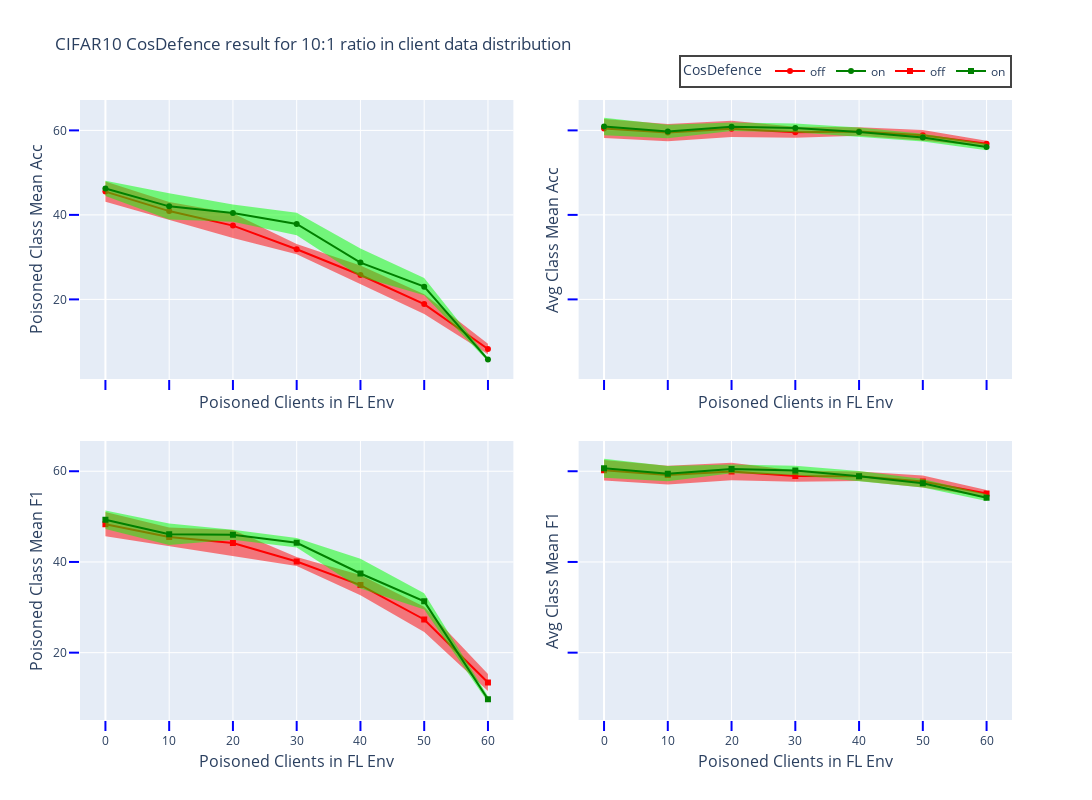

The notebook cell this image was saved under:
### Code cell
summary_file = 'cifar10_r10_results.json'
res_fig_name = summary_file[:-5]
result_data = get_data(json_folder + summary_file)
fig = gen_acc_f1_plot_std("CIFAR10 CosDefence result for 10:1 ratio in client data distribution", result_data, res_fig_name, save_html=False)
fig.show()

### Figure 1 — Plotly figure (JSON) as saved in the notebook; plotly's stock layout.template omitted (floating-point values rounded to 4 significant figures)
{"data": [{"fill": "toself", "fillcolor": "rgba(255, 0, 0, 0.5)", "line": {"color": "rgba(255,255,255,0)"}, "showlegend": false, "type": "scatter", "x": [0, 10, 20, 30, 40, 50, 60, 60, 50, 40, 30, 20, 10, 0], "xaxis": "x", "y": [47.92, 43.05, 40.38, 33.09, 27.99, 21.24, 9.487, 7.01, 16.53, 23.53, 30.66, 34.54, 38.75, 43.11], "yaxis": "y"}, {"line": {"color": "red"}, "mode": "lines+markers", "name": "off", "type": "scatter", "x": [0, 10, 20, 30, 40, 50, 60], "xaxis": "x", "y": [45.51, 40.9, 37.46, 31.88, 25.76, 18.88, 8.249], "yaxis": "y"}, {"fill": "toself", "fillcolor": "rgba(0, 255, 0, 0.5)", "line": {"color": "rgba(255,255,255,0)"}, "showlegend": false, "type": "scatter", "x": [0, 10, 20, 30, 40, 50, 60, 60, 50, 40, 30, 20, 10, 0], "xaxis": "x", "y": [48.07, 45.12, 42.49, 40.49, 32.04, 25.07, 6.156, 5.348, 20.97, 25.37, 35.21, 38.38, 38.93, 44.46], "yaxis": "y"}, {"line": {"color": "green"}, "mode": "lines+markers", "name": "on", "type": "scatter", "x": [0, 10, 20, 30, 40, 50, 60], "xaxis": "x", "y": [46.27, 42.02, 40.44, 37.85, 28.71, 23.02, 5.752], "yaxis": "y"}, {"fill": "toself", "fillcolor": "rgba(255, 0, 0, 0.5)", "line": {"color": "rgba(255,255,255,0)"}, "showlegend": false, "type": "scatter", "x": [0, 10, 20, 30, 40, 50, 60, 60, 50, 40, 30, 20, 10, 0], "xaxis": "x2", "y": [62.72, 61.54, 62.28, 60.88, 60.72, 60.11, 57.56, 56.14, 57.61, 58.75, 58.25, 58.46, 57.43, 58.23], "yaxis": "y2"}, {"line": {"color": "red"}, "mode": "lines+markers", "showlegend": false, "type": "scatter", "x": [0, 10, 20, 30, 40, 50, 60], "xaxis": "x2", "y": [60.47, 59.49, 60.37, 59.57, 59.73, 58.86, 56.85], "yaxis": "y2"}, {"fill": "toself", "fillcolor": "rgba(0, 255, 0, 0.5)", "line": {"color": "rgba(255,255,255,0)"}, "showlegend": false, "type": "scatter", "x": [0, 10, 20, 30, 40, 50, 60, 60, 50, 40, 30, 20, 10, 0], "xaxis": "x2", "y": [63.0, 61.33, 61.85, 61.63, 60.71, 59.21, 56.86, 55.3, 57.4, 58.5, 59.54, 59.84, 58.16, 58.85], "yaxis": "y2"}, {"line": {"color": "green"}, "mode": "lines+markers", "showlegend": false, "type": "scatter", "x": [0, 10, 20, 30, 40, 50, 60], "xaxis": "x2", "y": [60.93, 59.74, 60.85, 60.59, 59.6, 58.3, 56.08], "yaxis": "y2"}, {"fill": "toself", "fillcolor": "rgba(255, 0, 0, 0.5)", "line": {"color": "rgba(255,255,255,0)"}, "showlegend": false, "type": "scatter", "x": [0, 10, 20, 30, 40, 50, 60, 60, 50, 40, 30, 20, 10, 0], "xaxis": "x3", "y": [50.99, 47.57, 47.05, 41.07, 37.15, 30.12, 15.29, 11.53, 24.53, 32.66, 39.11, 41.29, 43.45, 45.65], "yaxis": "y3"}, {"line": {"color": "red"}, "marker": {"symbol": "square"}, "mode": "lines+markers", "name": "off", "type": "scatter", "x": [0, 10, 20, 30, 40, 50, 60], "xaxis": "x3", "y": [48.32, 45.51, 44.17, 40.09, 34.9, 27.33, 13.41], "yaxis": "y3"}, {"fill": "toself", "fillcolor": "rgba(0, 255, 0, 0.5)", "line": {"color": "rgba(255,255,255,0)"}, "showlegend": false, "type": "scatter", "x": [0, 10, 20, 30, 40, 50, 60, 60, 50, 40, 30, 20, 10, 0], "xaxis": "x3", "y": [51.34, 48.48, 47.11, 45.26, 40.73, 33.08, 10.4, 9.056, 29.54, 34.17, 43.16, 44.89, 43.73, 47.28], "yaxis": "y3"}, {"line": {"color": "green"}, "marker": {"symbol": "square"}, "mode": "lines+markers", "name": "on", "type": "scatter", "x": [0, 10, 20, 30, 40, 50, 60], "xaxis": "x3", "y": [49.31, 46.11, 46.0, 44.21, 37.45, 31.31, 9.728], "yaxis": "y3"}, {"fill": "toself", "fillcolor": "rgba(255, 0, 0, 0.5)", "line": {"color": "rgba(255,255,255,0)"}, "showlegend": false, "type": "scatter", "x": [0, 10, 20, 30, 40, 50, 60, 60, 50, 40, 30, 20, 10, 0], "xaxis": "x4", "y": [62.48, 61.23, 61.88, 60.19, 59.95, 59.05, 55.84, 54.38, 56.4, 57.84, 57.71, 58.01, 57.09, 57.95], "yaxis": "y4"}, {"line": {"color": "red"}, "marker": {"symbol": "square"}, "mode": "lines+markers", "showlegend": false, "type": "scatter", "x": [0, 10, 20, 30, 40, 50, 60], "xaxis": "x4", "y": [60.21, 59.16, 59.95, 58.95, 58.9, 57.73, 55.11], "yaxis": "y4"}, {"fill": "toself", "fillcolor": "rgba(0, 255, 0, 0.5)", "line": {"color": "rgba(255,255,255,0)"}, "showlegend": false, "type": "scatter", "x": [0, 10, 20, 30, 40, 50, 60, 60, 50, 40, 30, 20, 10, 0], "xaxis": "x4", "y": [62.76, 61.13, 61.49, 61.18, 60.07, 58.31, 54.9, 53.44, 56.4, 57.74, 59.16, 59.55, 57.81, 58.58], "yaxis": "y4"}, {"line": {"color": "green"}, "marker": {"symbol": "square"}, "mode": "lines+markers", "showlegend": false, "type": "scatter", "x": [0, 10, 20, 30, 40, 50, 60], "xaxis": "x4", "y": [60.67, 59.47, 60.52, 60.17, 58.9, 57.35, 54.17], "yaxis": "y4"}], "layout": {"height": 800, "legend": {"borderwidth": 2, "font": {"size": 12}, "orientation": "h", "title": {"text": "CosDefence"}, "x": 1, "xanchor": "right", "y": 1.02, "yanchor": "bottom"}, "title": {"text": "CIFAR10 CosDefence result for 10:1 ratio in client data distribution"}, "width": 1200, "xaxis": {"anchor": "y", "domain": [0, 0.465], "dtick": 10, "matches": "x3", "showticklabels": false, "tick0": 0, "tickcolor": "blue", "ticklen": 10, "ticks": "outside", "tickwidth": 2, "title": {"font": {"size": 16}, "standoff": 7, "text": "Poisoned Clients in FL Env"}}, "xaxis2": {"anchor": "y2", "domain": [0.535, 1.0], "dtick": 10, "matches": "x4", "showticklabels": false, "tick0": 0, "tickcolor": "blue", "ticklen": 10, "ticks": "outside", "tickwidth": 2, "title": {"font": {"size": 16}, "standoff": 7, "text": "Poisoned Clients in FL Env"}}, "xaxis3": {"anchor": "y3", "domain": [0, 0.465], "dtick": 10, "tick0": 0, "tickcolor": "blue", "ticklen": 10, "ticks": "outside", "tickwidth": 2, "title": {"font": {"size": 16}, "standoff": 7, "text": "Poisoned Clients in FL Env"}}, "xaxis4": {"anchor": "y4", "domain": [0.535, 1.0], "dtick": 10, "tick0": 0, "tickcolor": "blue", "ticklen": 10, "ticks": "outside", "tickwidth": 2, "title": {"font": {"size": 16}, "standoff": 7, "text": "Poisoned Clients in FL Env"}}, "yaxis": {"anchor": "x", "domain": [0.55, 1], "dtick": 20, "tick0": 0, "tickcolor": "blue", "ticklen": 10, "ticks": "outside", "tickwidth": 2, "title": {"font": {"size": 16}, "standoff": 5, "text": "Poisoned Class Mean Acc"}}, "yaxis2": {"anchor": "x2", "domain": [0.55, 1], "dtick": 20, "matches": "y", "showticklabels": false, "tick0": 0, "tickcolor": "blue", "ticklen": 10, "ticks": "outside", "tickwidth": 2, "title": {"font": {"size": 16}, "standoff": 5, "text": "Avg Class Mean Acc"}}, "yaxis3": {"anchor": "x3", "domain": [0, 0.45], "dtick": 20, "tick0": 0, "tickcolor": "blue", "ticklen": 10, "ticks": "outside", "tickwidth": 2, "title": {"font": {"size": 16}, "standoff": 5, "text": "Poisoned Class Mean F1"}}, "yaxis4": {"anchor": "x4", "domain": [0, 0.45], "dtick": 20, "matches": "y3", "showticklabels": false, "tick0": 0, "tickcolor": "blue", "ticklen": 10, "ticks": "outside", "tickwidth": 2, "title": {"font": {"size": 16}, "standoff": 5, "text": "Avg Class Mean F1"}}}}
